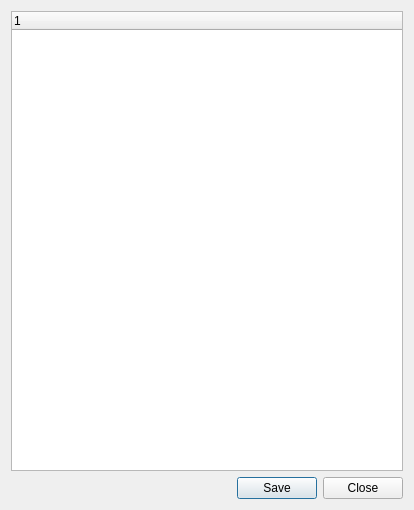
<?xml version="1.0" encoding="UTF-8"?>
<ui version="4.0">
 <class>Dialog</class>
 <widget class="QDialog" name="Dialog">
  <property name="geometry">
   <rect>
    <x>0</x>
    <y>0</y>
    <width>414</width>
    <height>510</height>
   </rect>
  </property>
  <property name="windowTitle">
   <string>Dialog</string>
  </property>
  <layout class="QVBoxLayout" name="verticalLayout">
   <item>
    <widget class="QTreeWidget" name="report">
     <column>
      <property name="text">
       <string notr="true">1</string>
      </property>
     </column>
    </widget>
   </item>
   <item>
    <layout class="QHBoxLayout" name="horizontalLayout_3">
     <item>
      <spacer name="horizontalSpacer">
       <property name="orientation">
        <enum>Qt::Horizontal</enum>
       </property>
       <property name="sizeHint" stdset="0">
        <size>
         <width>40</width>
         <height>20</height>
        </size>
       </property>
      </spacer>
     </item>
     <item>
      <widget class="QPushButton" name="btnSave">
       <property name="text">
        <string>Save</string>
       </property>
      </widget>
     </item>
     <item>
      <widget class="QPushButton" name="btnClose">
       <property name="text">
        <string>Close</string>
       </property>
      </widget>
     </item>
    </layout>
   </item>
  </layout>
 </widget>
 <resources/>
 <connections/>
</ui>
